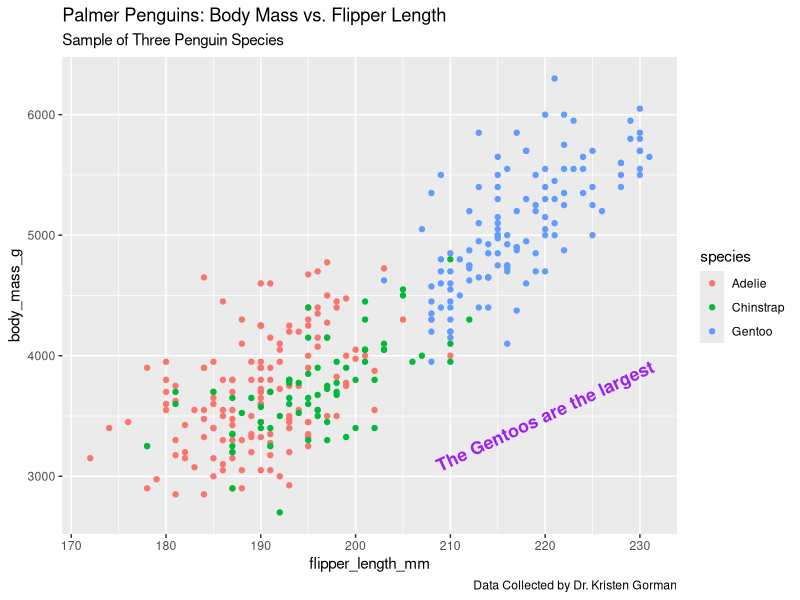

Recreate this plot in R. (Note: this script raises an error after producing the figure.)
library(ggplot2)
library(palmerpenguins)

ggplot(data = penguins) +
  geom_point(mapping = aes(x = flipper_length_mm, y = body_mass_g, color = species)) +
  labs(title = "Palmer Penguins: Body Mass vs. Flipper Length", subtitle = "Sample of Three Penguin Species", caption = "Data Collected by Dr. Kristen Gorman") +
  annotate("text", x = 220, y = 3500, label = "The Gentoos are the largest", color = "purple", fontface = "bold", size = 4.5, angle = 25) 


p <- ggplot(data = penguins) +
  geom_point(mapping = aes(x = flipper_length_mm, y = body_mass_g, color = species)) +
  labs(title = "Palmer Penguins: Body Mass vs. Flipper Length", subtitle = "Sample of Three Penguin Species", caption = "Data Collected by Dr. Kristen Gorman") +
   
p + annotate("text", x = 220, y = 3500, label = "The Gentoos are the largest", color = "purple", fontface = "bold", size = 4.5, angle = 25)


ggplot(data = penguins) +
  geom_point(mapping = aes(x = flipper_length_mm, y = body_mass_g, color = species))

ggsave("Three Penguin Species.png")